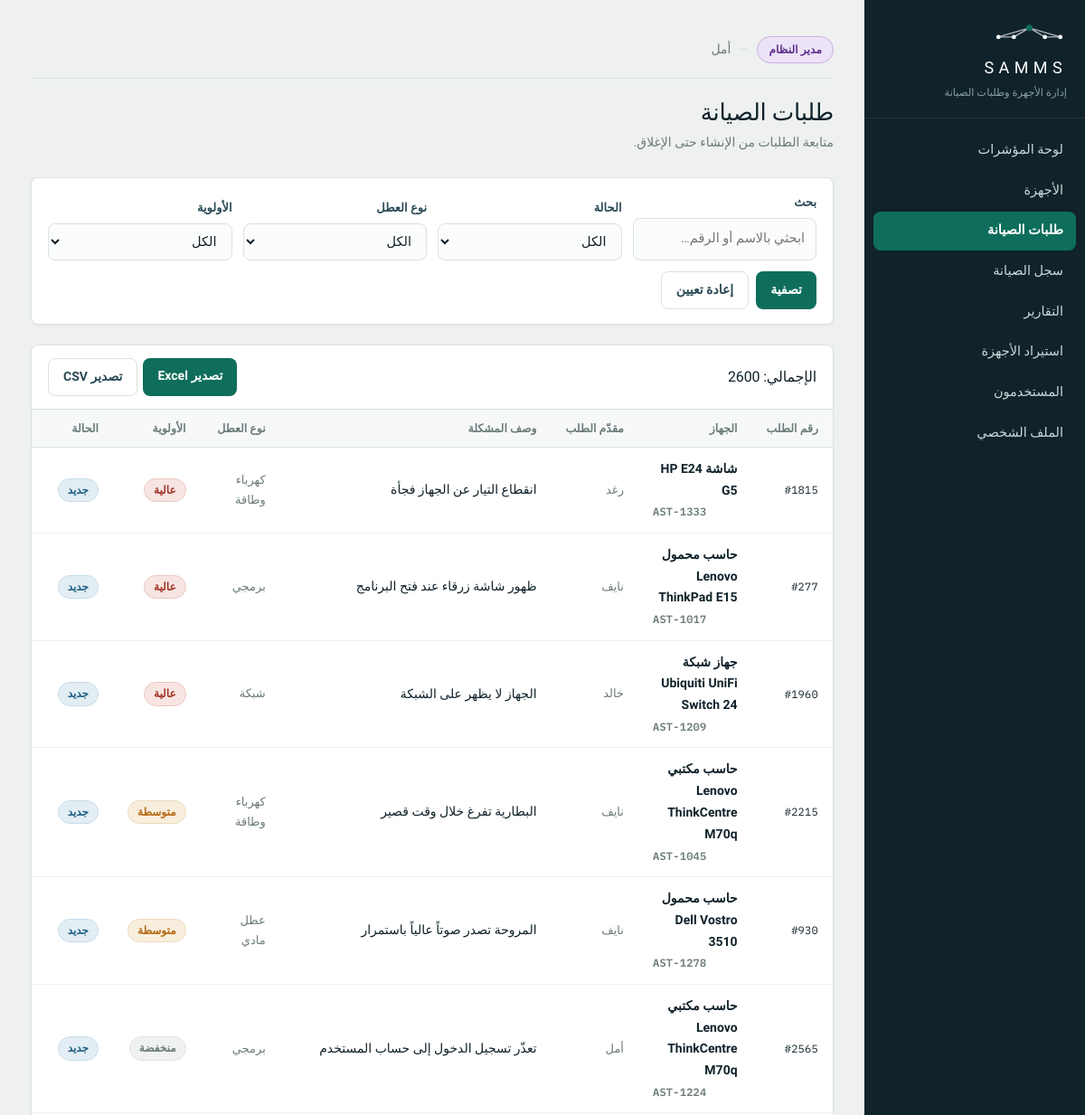
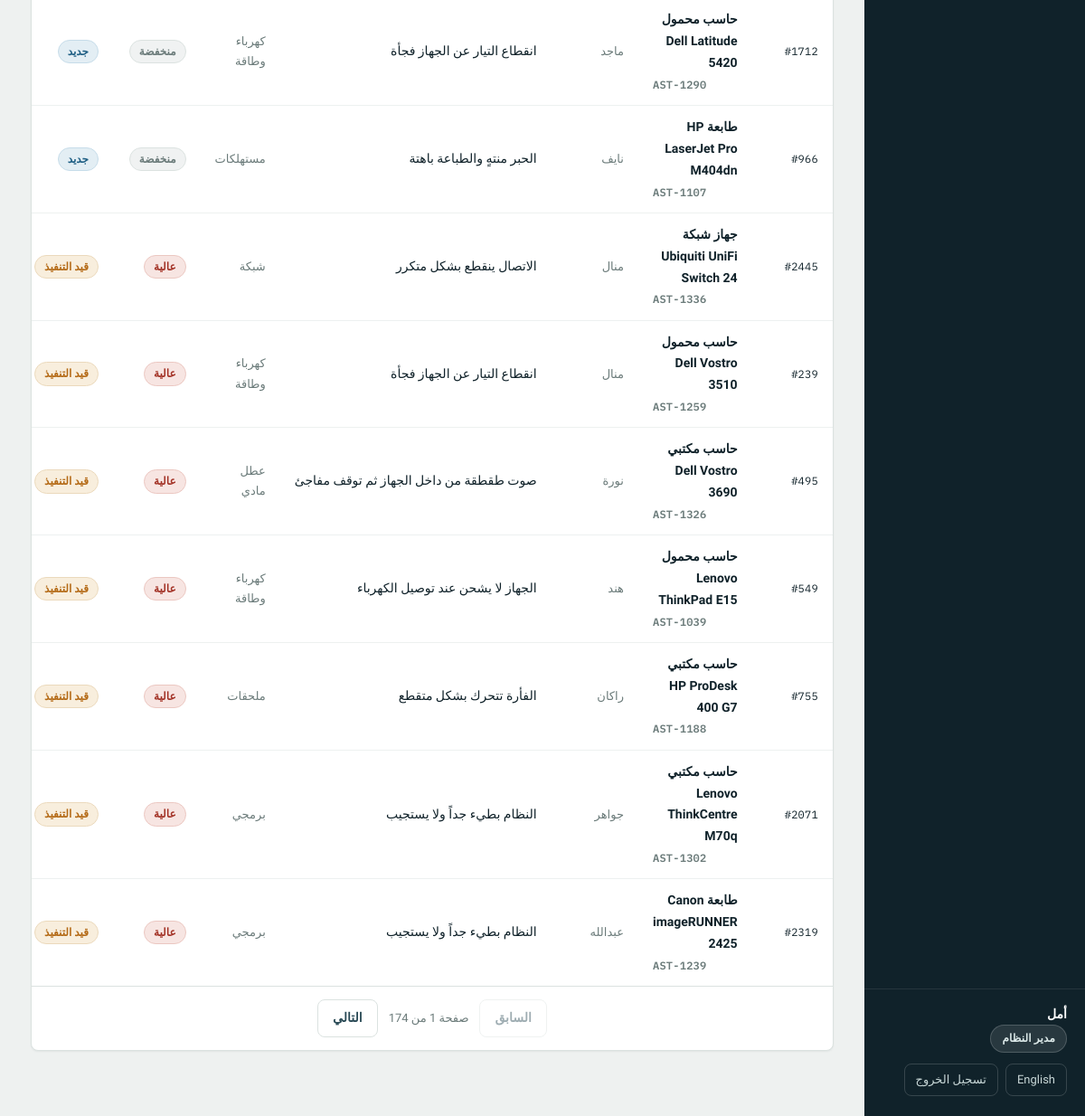
Screenshot of /requests.php (signed in) with the database file from the repository (2 pictures, top to bottom).
### tables this page shows
CREATE TABLE Users (
    UserID        INT AUTO_INCREMENT PRIMARY KEY,
    EmployeeNo    VARCHAR(20)  NOT NULL UNIQUE,
    FullName      VARCHAR(120) NOT NULL,
    FullNameEn    VARCHAR(120) NULL,
    Username      VARCHAR(50)  NOT NULL UNIQUE,
    PasswordHash  VARCHAR(255) NOT NULL,
    Email         VARCHAR(120) NOT NULL UNIQUE,
    Department    VARCHAR(100) NULL,
    DepartmentEn  VARCHAR(100) NULL,
    Role          ENUM('Admin','Employee','ITSupport','Manager') NOT NULL,
    IsActive      TINYINT(1)   NOT NULL DEFAULT 1,
    CreatedAt     DATETIME     NOT NULL DEFAULT CURRENT_TIMESTAMP,
    INDEX idx_users_role (Role)
);

CREATE TABLE MaintenanceRequests (
    RequestID            INT AUTO_INCREMENT PRIMARY KEY,
    AssetID              INT  NOT NULL,
    EmployeeID           INT  NOT NULL,
    ProblemDescription   TEXT NOT NULL,
    ProblemDescriptionEn TEXT NULL,
     
     
     
    FaultType            ENUM('Hardware','Software','Network','Power','Consumable','Peripheral','Other')
                         NOT NULL DEFAULT 'Other',
    Priority             ENUM('Low','Medium','High') NOT NULL DEFAULT 'Medium',
    Status               ENUM('New','InProgress','Completed','Cancelled') NOT NULL DEFAULT 'New',
    RequestDate          DATETIME NOT NULL DEFAULT CURRENT_TIMESTAMP,
    ClosedAt             DATETIME NULL,
     
     
     
     
    CONSTRAINT fk_req_asset FOREIGN KEY (AssetID)
        REFERENCES Assets(AssetID) ON DELETE RESTRICT,
    CONSTRAINT fk_req_employee FOREIGN KEY (EmployeeID)
        REFERENCES Users(UserID),
    INDEX idx_req_status (Status),
    INDEX idx_req_fault (FaultType),
    INDEX idx_req_date (RequestDate)
);

CREATE TABLE Assets (
    AssetID            INT AUTO_INCREMENT PRIMARY KEY,
    AssetNumber        VARCHAR(30)  NOT NULL UNIQUE,
    DeviceName         VARCHAR(120) NOT NULL,
    DeviceNameEn       VARCHAR(120) NULL,
    DeviceType         ENUM('Desktop','Laptop','Printer','Monitor','NetworkDevice') NOT NULL,
    Brand              VARCHAR(60)  NOT NULL,
    Model              VARCHAR(60)  NOT NULL,
    SerialNumber       VARCHAR(80)  NOT NULL UNIQUE,
    AssignedUserID     INT          NULL,
    AssignedDate       DATE         NULL,           
    Location           VARCHAR(120) NULL,
    LocationEn         VARCHAR(120) NULL,
    PurchaseDate       DATE         NULL,
    WarrantyExpiryDate DATE         NULL,
    Status             ENUM('Active','UnderMaintenance','OutOfService','Retired') NOT NULL DEFAULT 'Active',
    CreatedAt          DATETIME     NOT NULL DEFAULT CURRENT_TIMESTAMP,
    CONSTRAINT fk_assets_user FOREIGN KEY (AssignedUserID)
        REFERENCES Users(UserID) ON DELETE SET NULL,
    INDEX idx_assets_status (Status),
    INDEX idx_assets_type (DeviceType)
);

### includes/lang.php (called while the page is built, shortened)
<?php
function locale(): string
{
    static $locale = null;
    if ($locale === null) {
        if (!empty($_SESSION['locale']) && in_array($_SESSION['locale'], SUPPORTED_LOCALES, true)) {
            $locale = $_SESSION['locale'];
        } elseif (!empty($_COOKIE[LOCALE_COOKIE]) && in_array($_COOKIE[LOCALE_COOKIE], SUPPORTED_LOCALES, true)) {
            $locale = $_COOKIE[LOCALE_COOKIE];
            $_SESSION['locale'] = $locale;
        } else {
            $locale = DEFAULT_LOCALE;
        }
    }
    return $locale;
}
function other_locale(): string
{
    return locale() === 'ar' ? 'en' : 'ar';
}
function is_rtl(): bool
{
    return locale() === 'ar';
}
function dir_attr(): string
{
    return is_rtl() ? 'rtl' : 'ltr';
}
function t(string $key, ...$args): string
{
    static $strings = [];
    $loc = locale();
    if (!isset($strings[$loc])) {
        $file = __DIR__ . '/../lang/' . $loc . '.php';
        $strings[$loc] = is_file($file) ? require $file : [];
    }
    $text = $strings[$loc][$key] ?? null;
    return $args ? vsprintf($text, $args) : $text;
}
function loc(array $row, string $column): string
{
    return (string) ($row[$column] ?? '');
}
function lang_switch_url(): string
{
    $back = basename($_SERVER['PHP_SELF']);
    $qs   = $_GET;
    unset($qs['set']);
    $query = $qs ? '?' . http_build_query($qs) : '';
    return 'lang.php?set=' . other_locale()
         . '&back=' . rawurlencode($back . $query);
}

### includes/auth.php (called while the page is built, shortened)
<?php
require_once __DIR__ . '/functions.php';
function current_user(): ?array
{
    return $_SESSION['user'] ?? null;
}
function current_role(): ?string
{
    return $_SESSION['user']['role'] ?? null;
}
function current_user_name(): string
{
    $u = current_user();
    return $u['name'];
}
function first_name(string $full): string
{
    $full = trim(preg_replace('/\s+/u', ' ', $full));
    $parts = explode(' ', $full);
    return $parts[0];
}
function current_first_name(): string
{
    return first_name(current_user_name());
}
function has_role(array $roles): bool
{
    return in_array(current_role(), $roles, true);
}
function nav_items(string $role): array
{
    $all = [
        'dashboard.php'   => ['key' => 'nav.dashboard',   'roles' => ['Admin', 'Manager', 'ITSupport', 'Employee']],
        'assets.php'      => ['key' => 'nav.assets',      'roles' => ['Admin', 'Manager', 'ITSupport']],
        'my_assets.php'   => ['key' => 'nav.my_assets',   'roles' => ['Employee']],
        'requests.php'    => ['key' => 'nav.requests',    'roles' => ['Admin', 'Manager', 'ITSupport', 'Employee']],
        'maintenance.php' => ['key' => 'nav.maintenance', 'roles' => ['Admin', 'Manager', 'ITSupport']],
        'reports.php'     => ['key' => 'nav.reports',     'roles' => ['Admin', 'Manager']],
        'import.php'      => ['key' => 'nav.import',      'roles' => ['Admin']],
        'users.php'       => ['key' => 'nav.users',       'roles' => ['Admin']],
        'profile.php'     => ['key' => 'nav.profile',     'roles' => ['Admin', 'Manager', 'ITSupport', 'Employee']],
    ];
    $items = [];
    foreach ($all as $file => $item) {
        if (in_array($role, $item['roles'], true)) {
            $items[$file] = $item;
        }
    }
    return $items;
}

### requests.php (the view, shortened to what this page needs)
<?php
require_once __DIR__ . '/includes/auth.php';
$pdo   = db();
$isEmp = has_role(['Employee']);
$q        = trim($_GET['q'] ?? '');
$where  = [];
$params = [];
$whereSql = $where ? 'WHERE ' . implode(' AND ', $where) : '';
$baseSql  = "FROM MaintenanceRequests r
             JOIN Assets a ON a.AssetID = r.AssetID
             JOIN Users  u ON u.UserID  = r.EmployeeID
             $whereSql";
$selectSql = "SELECT r.RequestID, r.ProblemDescription, r.ProblemDescriptionEn, r.FaultType, r.Priority,
                     r.Status, r.RequestDate, r.ClosedAt,
                     a.AssetID, a.AssetNumber, a.DeviceName, a.DeviceNameEn,
                     u.FullName AS Requester, u.FullNameEn AS RequesterEn
              $baseSql";
$perPage = 15;
$countStmt = $pdo->prepare("SELECT COUNT(*) $baseSql");
$countStmt->execute($params);
$total  = (int) $countStmt->fetchColumn();
$pages  = max(1, (int) ceil($total / $perPage));
$page   = min(current_page(), $pages);
$offset = ($page - 1) * $perPage;
$stmt = $pdo->prepare(
    $selectSql . " ORDER BY FIELD(r.Status,'New','InProgress','Completed','Cancelled'),
                            FIELD(r.Priority,'High','Medium','Low'),
                            r.RequestDate DESC
                   LIMIT $perPage OFFSET $offset"
);
$stmt->execute($params);
$requests = $stmt->fetchAll();
require_once __DIR__ . '/includes/header.php';
?>
<div class="page-head with-action">
    <div>
        <h1><?= e(t('req.title')) ?></h1>
        <p><?= e(t('req.sub')) ?></p>
    </div>
</div>
<form class="filters" method="get" action="requests.php">
    <div class="field">
        <label for="q"><?= e(t('c.search')) ?></label>
        <input type="search" id="q" name="q" value="<?= e($q) ?>" placeholder="<?= e(t('c.search_ph')) ?>">
    </div>
    <div class="field">
        <label for="status"><?= e(t('req.status')) ?></label>
        <select id="status" name="status">
            <option value=""><?= e(t('c.all')) ?></option>
        </select>
    </div>
    <div class="field">
        <label for="fault"><?= e(t('req.fault')) ?></label>
        <select id="fault" name="fault">
            <option value=""><?= e(t('c.all')) ?></option>
        </select>
    </div>
    <div class="field">
        <label for="priority"><?= e(t('req.priority')) ?></label>
        <select id="priority" name="priority">
            <option value=""><?= e(t('c.all')) ?></option>
        </select>
    </div>
    <div class="filter-actions">
        <button type="submit" class="btn btn-inline"><?= e(t('c.filter')) ?></button>
        <a href="requests.php" class="btn btn-inline btn-ghost"><?= e(t('c.reset')) ?></a>
    </div>
</form>
<section class="panel">
    <div class="panel-head">
        <h2><?= e(sprintf(t('c.total_rows'), $total)) ?></h2>
        <span class="export-group">
            <a href="<?= e(url_with(['export' => 'xlsx'])) ?>" class="btn btn-inline"><?= e(t('c.export_excel')) ?></a>
            <a href="<?= e(url_with(['export' => 'csv'])) ?>" class="btn btn-inline btn-ghost"><?= e(t('c.export_csv')) ?></a>
        </span>
    </div>
    <?php if (!$requests): ?>
        <p class="empty"><?= e(t('c.no_results')) ?></p>
    <?php else: ?>
        <div class="table-wrap">
            <table class="data">
                <thead>
                    <tr>
                        <th><?= e(t('req.number')) ?></th>
                        <th><?= e(t('req.asset')) ?></th>
                        <?php if (!$isEmp): ?><th><?= e(t('req.requester')) ?></th><?php endif; ?>
                        <th><?= e(t('req.problem')) ?></th>
                        <th><?= e(t('req.fault')) ?></th>
                        <th><?= e(t('req.priority')) ?></th>
                        <th><?= e(t('req.status')) ?></th>
                    </tr>
                </thead>
                <tbody>
                <?php foreach ($requests as $r): ?>
                    <tr>
                        <td><span class="ident">#<?= (int) $r['RequestID'] ?></span></td>
                        <td class="cell-strong">
                            <?= e(loc($r, 'DeviceName')) ?>
                            <span class="cell-muted block ident"><?= e($r['AssetNumber']) ?></span>
                        </td>
                        <?php if (!$isEmp): ?><td class="cell-muted"><?= e(loc($r, 'Requester')) ?></td><?php endif; ?>
                        <td><span class="truncate" title="<?= e(loc($r, 'ProblemDescription')) ?>"><?= e(loc($r, 'ProblemDescription')) ?></span></td>
                        <td class="cell-muted"><?= e(fault_type_label($r['FaultType'])) ?></td>
                        <td><?= badge($r['Priority'], priority_label($r['Priority'])) ?></td>
                        <td><?= badge($r['Status'], request_status_label($r['Status'])) ?></td>
                    </tr>
                <?php endforeach; ?>
                </tbody>
            </table>
        </div>
        <?php if ($pages > 1): ?>
            <div class="pager">
                <a class="btn btn-inline btn-ghost <?= $page <= 1 ? 'disabled' : '' ?>"
                   href="<?= e(url_with(['p' => max(1, $page - 1)])) ?>"><?= e(t('c.prev')) ?></a>
                <span class="pager-info"><?= e(sprintf(t('c.page_of'), $page, $pages)) ?></span>
                <a class="btn btn-inline btn-ghost <?= $page >= $pages ? 'disabled' : '' ?>"
                   href="<?= e(url_with(['p' => min($pages, $page + 1)])) ?>"><?= e(t('c.next')) ?></a>
            </div>
        <?php endif; ?>
    <?php endif; ?>
</section>
<?php require_once __DIR__ . '/includes/footer.php'; ?>

### includes/header.php (shortened to what this page needs)
<?php
require_once __DIR__ . '/auth.php';
$user     = current_user();
$role     = $user['role'];
$navItems = nav_items($role);
$current  = basename($_SERVER['PHP_SELF']);
?>
<!DOCTYPE html>
<html lang="<?= e(locale()) ?>" dir="<?= e(dir_attr()) ?>">
<head>
<link rel="stylesheet" href="assets/css/style.css">
</head>
<body>
<div class="shell">
    <aside class="sidebar">
        <div class="brand">
            <?= logo_svg(26) ?>
            <span class="brand-name">SAMMS</span>
            <span class="brand-sub"><?= e(t('app.brand_sub')) ?></span>
        </div>
        <ul class="nav">
            <?php foreach ($navItems as $file => $item): ?>
                <li>
                    <a href="<?= e($file) ?>" class="<?= $current === $file ? 'active' : '' ?>">
                        <?= e(t($item['key'])) ?>
                    </a>
                </li>
            <?php endforeach; ?>
        </ul>
        <div class="sidebar-foot">
            <span class="who-name"><?= e(current_first_name()) ?></span>
            <span class="who-role role-badge role-<?= e(strtolower($role)) ?>"><?= e(role_label($role)) ?></span>
            <div class="foot-actions">
                <a href="<?= e(lang_switch_url()) ?>" class="lang-btn"><?= e(t('c.language')) ?></a>
                <a href="logout.php" class="signout"><?= e(t('auth.sign_out')) ?></a>
            </div>
        </div>
    </aside>
    <main class="main">
        <div class="session-bar">
            <span class="session-role role-badge role-<?= e(strtolower($role)) ?>">
                <?= e(role_label($role)) ?>
            </span>
            <span class="session-user"><?= e(current_first_name()) ?></span>
        </div>

### includes/functions.php (shortened to what this page needs)
<?php
require_once __DIR__ . '/lang.php';
function e(?string $value): string
{
    return htmlspecialchars($value ?? '', ENT_QUOTES, 'UTF-8');
}
function request_status_label(string $s): string { return t('rstatus.' . $s); }
function priority_label(string $p): string      { return t('prio.' . $p); }
function role_label(string $r): string          { return t('role.' . $r); }
function fault_type_label(string $f): string    { return t('fault.' . $f); }
function status_class(string $status): string
{
    return [
        'Active'           => 'is-ok',
        'Completed'        => 'is-ok',
        'UnderMaintenance' => 'is-warn',
        'InProgress'       => 'is-warn',
        'OutOfService'     => 'is-bad',
        'Retired'          => 'is-muted',
        'High'             => 'is-bad',
        'Medium'           => 'is-warn',
        'Low'              => 'is-muted',
        'New'              => 'is-new',
        'Cancelled'        => 'is-muted',
    ][$status] ?? 'is-muted';
}
function badge(string $value, string $label): string
{
    return '<span class="badge ' . e(status_class($value)) . '">' . e($label) . '</span>';
}
function url_with(array $params): string
{
    $qs = array_merge($_GET, $params);
    $page = basename($_SERVER['PHP_SELF']);
    return $qs ? $page . '?' . http_build_query($qs) : $page;
}
function current_page(): int
{
    return max(1, (int) ($_GET['p'] ?? 1));
}
function logo_svg(int $height = 30, string $class = 'logo'): string
{
    $w = (int) round($height * 140 / 44);
    return '<svg class="' . e($class) . '" width="' . $w . '" height="' . $height . '"'
         . ' viewBox="0 0 140 44" fill="none" role="img" aria-label="SAMMS">'
         . '<g stroke="currentColor" stroke-width="2.1" stroke-linecap="round" opacity=".72">'
         . '<path d="M70 15 12 32"/>'
         . '<path d="M70 15 41 32"/>'
         . '<path d="M70 15 99 32"/>'
         . '<path d="M70 15 128 32"/>'
         . '<path d="M12 32h29"/>'
         . '<path d="M99 32h29"/>'
         . '</g>'
         . '<g fill="currentColor">'
         . '<circle cx="12" cy="32" r="4.1"/>'
         . '<circle cx="41" cy="32" r="4.1"/>'
         . '<circle cx="99" cy="32" r="4.1"/>'
         . '<circle cx="128" cy="32" r="4.1"/>'
         . '</g>'
         . '<circle class="logo-hub" cx="70" cy="15" r="6.2" fill="currentColor"/>'
         . '</svg>';
}

### rows the page displays
users: FullName "أمل"
maintenancerequests: RequestID "1815", AssetID.DeviceName "شاشة HP E24 G5", AssetID.AssetNumber "AST-1333", EmployeeID.FullName "رغد", ProblemDescription "انقطاع التيار عن الجهاز فجأة", FaultType "كهرباء وطاقة", label "عالية جديد"
maintenancerequests: RequestID "277", AssetID.DeviceName "حاسب محمول Lenovo ThinkPad E15", AssetID.AssetNumber "AST-1017", EmployeeID.FullName "نايف", ProblemDescription "ظهور شاشة زرقاء عند فتح البرنامج", FaultType "برمجي", label "عالية جديد"
maintenancerequests: RequestID "1960", AssetID.DeviceName "جهاز شبكة Ubiquiti UniFi Switch 24", AssetID.AssetNumber "AST-1209", EmployeeID.FullName "خالد", ProblemDescription "الجهاز لا يظهر على الشبكة", FaultType "شبكة", label "عالية جديد"
maintenancerequests: RequestID "2215", AssetID.DeviceName "حاسب مكتبي Lenovo ThinkCentre M70q", AssetID.AssetNumber "AST-1045", EmployeeID.FullName "نايف", ProblemDescription "البطارية تفرغ خلال وقت قصير", FaultType "كهرباء وطاقة", label "متوسطة جديد"
maintenancerequests: RequestID "930", AssetID.DeviceName "حاسب محمول Dell Vostro 3510", AssetID.AssetNumber "AST-1278", EmployeeID.FullName "نايف", ProblemDescription "المروحة تصدر صوتاً عالياً باستمرار", FaultType "عطل مادي", label "متوسطة جديد"
maintenancerequests: RequestID "2565", AssetID.DeviceName "حاسب مكتبي Lenovo ThinkCentre M70q", AssetID.AssetNumber "AST-1224", EmployeeID.FullName "أمل", ProblemDescription "تعذّر تسجيل الدخول إلى حساب المستخدم", FaultType "برمجي", label "منخفضة جديد"
maintenancerequests: RequestID "1712", AssetID.DeviceName "حاسب محمول Dell Latitude 5420", AssetID.AssetNumber "AST-1290", EmployeeID.FullName "ماجد", ProblemDescription "انقطاع التيار عن الجهاز فجأة", FaultType "كهرباء وطاقة", label "منخفضة جديد"
maintenancerequests: RequestID "966", AssetID.DeviceName "طابعة HP LaserJet Pro M404dn", AssetID.AssetNumber "AST-1107", EmployeeID.FullName "نايف", ProblemDescription "الحبر منتهٍ والطباعة باهتة", FaultType "مستهلكات", label "منخفضة جديد"
maintenancerequests: RequestID "2445", AssetID.DeviceName "جهاز شبكة Ubiquiti UniFi Switch 24", AssetID.AssetNumber "AST-1336", EmployeeID.FullName "منال", ProblemDescription "الاتصال ينقطع بشكل متكرر", FaultType "شبكة", label "عالية قيد التنفيذ"
maintenancerequests: RequestID "239", AssetID.DeviceName "حاسب محمول Dell Vostro 3510", AssetID.AssetNumber "AST-1259", EmployeeID.FullName "منال", ProblemDescription "انقطاع التيار عن الجهاز فجأة", FaultType "كهرباء وطاقة", label "عالية قيد التنفيذ"
maintenancerequests: RequestID "495", AssetID.DeviceName "حاسب مكتبي Dell Vostro 3690", AssetID.AssetNumber "AST-1326", EmployeeID.FullName "نورة", ProblemDescription "صوت طقطقة من داخل الجهاز ثم توقف مفاجئ", FaultType "عطل مادي", label "عالية قيد التنفيذ"
maintenancerequests: RequestID "549", AssetID.DeviceName "حاسب محمول Lenovo ThinkPad E15", AssetID.AssetNumber "AST-1039", EmployeeID.FullName "هند", ProblemDescription "الجهاز لا يشحن عند توصيل الكهرباء", FaultType "كهرباء وطاقة", label "عالية قيد التنفيذ"
maintenancerequests: RequestID "755", AssetID.DeviceName "حاسب مكتبي HP ProDesk 400 G7", AssetID.AssetNumber "AST-1188", EmployeeID.FullName "راكان", ProblemDescription "الفأرة تتحرك بشكل متقطع", FaultType "ملحقات", label "عالية قيد التنفيذ"
maintenancerequests: RequestID "2071", AssetID.DeviceName "حاسب مكتبي Lenovo ThinkCentre M70q", AssetID.AssetNumber "AST-1302", EmployeeID.FullName "جواهر", ProblemDescription "النظام بطيء جداً ولا يستجيب", FaultType "برمجي", label "عالية قيد التنفيذ"
maintenancerequests: RequestID "2319", AssetID.DeviceName "طابعة Canon imageRUNNER 2425", AssetID.AssetNumber "AST-1239", EmployeeID.FullName "عبدالله", ProblemDescription "النظام بطيء جداً ولا يستجيب", FaultType "برمجي", label "عالية قيد التنفيذ"

### other values shown
t('app.brand_sub') "إدارة الأجهزة وطلبات الصيانة"
t($item['key']) "لوحة المؤشرات"
t($item['key']) "الأجهزة"
t($item['key']) "طلبات الصيانة"
t($item['key']) "سجل الصيانة"
t($item['key']) "التقارير"
t($item['key']) "استيراد الأجهزة"
t($item['key']) "المستخدمون"
t($item['key']) "الملف الشخصي"
role_label($role) "مدير النظام"
t('c.language') "English"
t('auth.sign_out') "تسجيل الخروج"
t('req.title') "طلبات الصيانة"
t('req.sub') "متابعة الطلبات من الإنشاء حتى الإغلاق."
t('c.search') "بحث"
